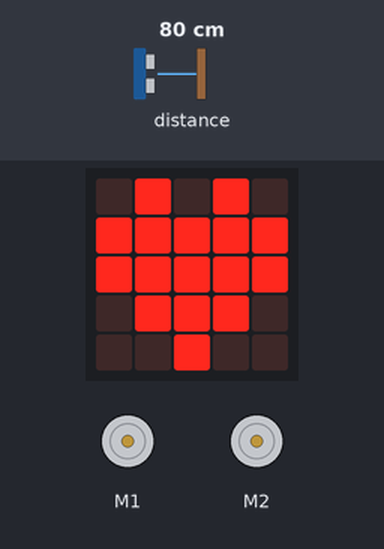
The program below on a simulated BBC micro:bit (MakeCode). On the bench: the board's 5×5 LED display, 2 × DC motor (green arrow = forward, orange = backward, longer = faster). The inputs (shaded band) are chosen by the test bench; at power-on: distance to the obstacle 80 cm. Random numbers come from a fixed seed.

Above: at 1.8 s.
1.9 s: distance to the obstacle set to 11 cm
3.4 s: distance to the obstacle set to 8 cm
At 3.57 s:
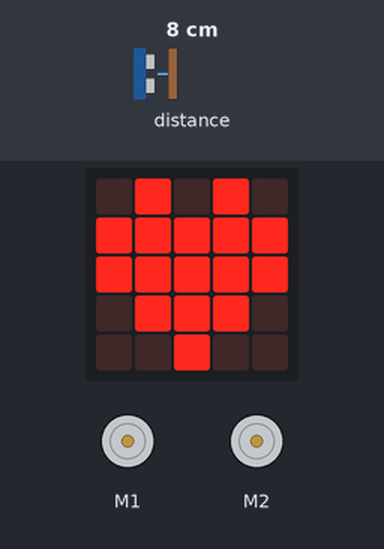
5.6 s: distance to the obstacle set to 5 cm
At 5.87 s:
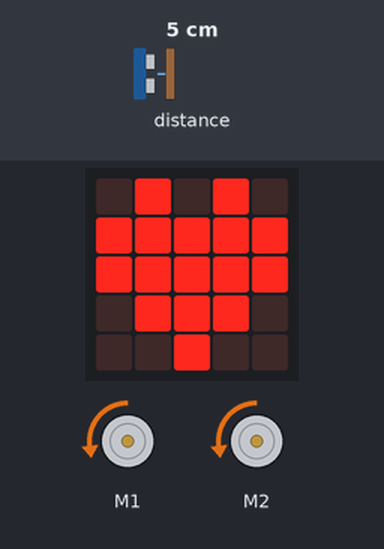
8.6 s: distance to the obstacle set to 9 cm
11.2 s: distance to the obstacle set to 18 cm
Timing chart, 0 to 13.7 s (numbered marks = the images above; inputs shaded):
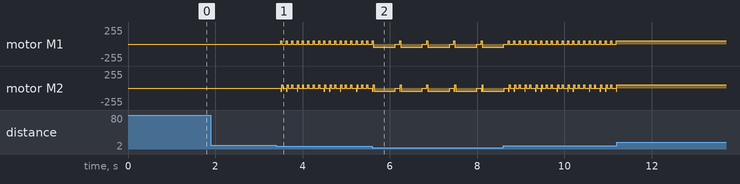

Measured:
- the behaviour switches between 10 and 9 cm on distance to the obstacle (found by bisection; images 0 and 1)
- the behaviour switches between 7 and 6 cm on distance to the obstacle (found by bisection; images 1 and 2)
- after the input at 1.9 s, every drawn part: stays the same
- after the input at 3.4 s, motor M1: alternates forward 50/255 for 0.02 s and stopped for 0.10 s, starting after 0.10 s

The program:

main.ts
```typescript
let item = false
basic.showIcon(IconNames.Heart)
basic.forever(function () {
    if (maqueen.Ultrasonic(PingUnit.Centimeters) < 10) {
        item = Math.randomBoolean()
        if (maqueen.Ultrasonic(PingUnit.Centimeters) < 7) {
            maqueen.motorRun(maqueen.Motors.M1, maqueen.Dir.CCW, 50)
            maqueen.motorRun(maqueen.Motors.M2, maqueen.Dir.CCW, 50)
            basic.pause(500)
        }
        maqueen.motorStop(maqueen.Motors.M1)
        maqueen.motorStop(maqueen.Motors.M2)
        basic.pause(100)
        if (item < true) {
            maqueen.motorRun(maqueen.Motors.M1, maqueen.Dir.CW, 50)
            maqueen.motorRun(maqueen.Motors.M2, maqueen.Dir.CCW, 50)
        }
        if (item < false) {
            maqueen.motorRun(maqueen.Motors.M1, maqueen.Dir.CCW, 50)
            maqueen.motorRun(maqueen.Motors.M2, maqueen.Dir.CW, 50)
        }
        if (true) {
            maqueen.motorRun(maqueen.Motors.M1, maqueen.Dir.CW, 50)
            maqueen.motorRun(maqueen.Motors.M2, maqueen.Dir.CW, 50)
        }
    }
})
```

test.ts
```typescript
// 테스트는 여기로 이동합니다; 이 패키지가 확장으로 사용될 때 컴파일되지 않을 것 입니다.
```
